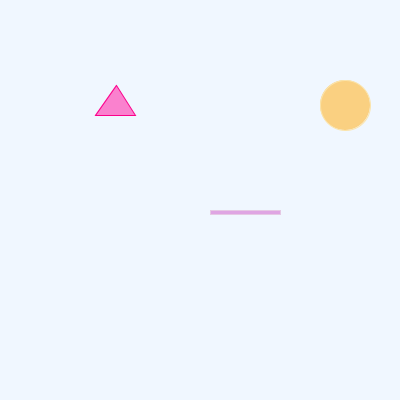
Frame 1 (no input)
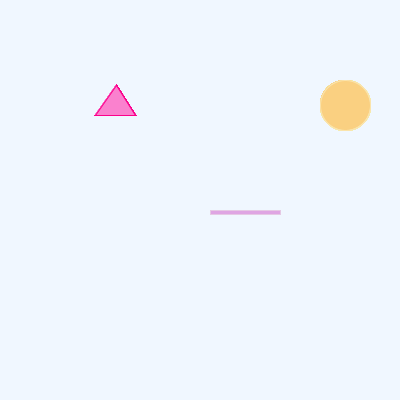
Frame 60 (the mouse pressed at the canvas centre just before this capture)
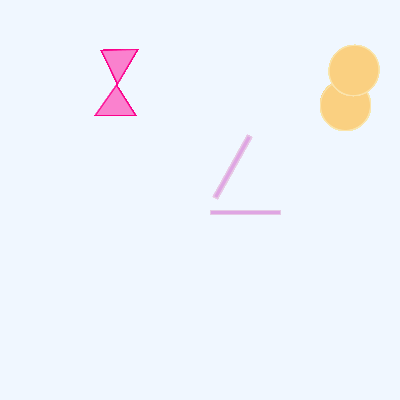
Frame 120 (the mouse held since frame 60 and released just before this capture)

The Processing sketch that drew these frames (run headless with seeded random() and noise(); from frame 60 on, the mouse is pressed at the canvas centre):

// Processing sketch: processing_130190
// ── processing_130190.pde

//copyright Leslie Bloomfield lbloomfi 2014 HW#4
//mouseX/mouseY - makes flowers
//mouse click - adds centers
//key press - adds stems and leaves
//mouse wheel - makes it nighttime

void setup() {
  size(400, 400);
  background(240, 247, 255);
}
 
void draw() {
   
    strokeWeight(1);
//flowers
  pushMatrix();
   stroke(229, 201, 228);
  fill(223, 165, 227);
  translate(width/2, height/2);
  rotate(mouseX);
  rect(10, 10, 70, 4);
  popMatrix();
  
  pushMatrix();
  stroke(252, 0, 139);
  fill(250, 129, 206);
  translate(width/5, height/5);
  rotate(mouseY);
  triangle(36, 5, 15, 35, 55, 35);
  popMatrix();
  
  pushMatrix();
  stroke(250, 228, 172);
  fill(250, 208, 129);
  translate(width*.8, height*.2);
  rotate(mouseX);
  ellipse(25, 25, 50, 50);
  popMatrix();
   
  
}

void mouseClicked(){
  //middle of the flowers
  noStroke();
  fill(250, 161, 129);
  ellipse(80, 80, 75, 75);
  
  fill(229, 160, 226);
  ellipse(320, 80, 60, 60);

  fill(250, 86, 176);
  ellipse(200, 200, 120, 120);
  
}

void keyPressed() {
  //stems
 
    strokeWeight(15);
    strokeCap(SQUARE);
    stroke(178, 252, 207);
    fill(178, 252, 207);
    line(75, 140, 75, 400);
    line(320, 140, 320, 400);
    line(200, 260, 200, 400);
    
    //leaves
    arc(50, 250, 80, 80, QUARTER_PI, PI, OPEN);
    arc(235, 300, 60, 60, 0, PI, OPEN);
    arc(160, 300, 60, 60, 0, PI, OPEN);
    arc(320, 200, 100, 100, 0, HALF_PI, OPEN);

}
 
 void mouseWheel(MouseEvent event) {
  background(2, 1, 59);
}
 
